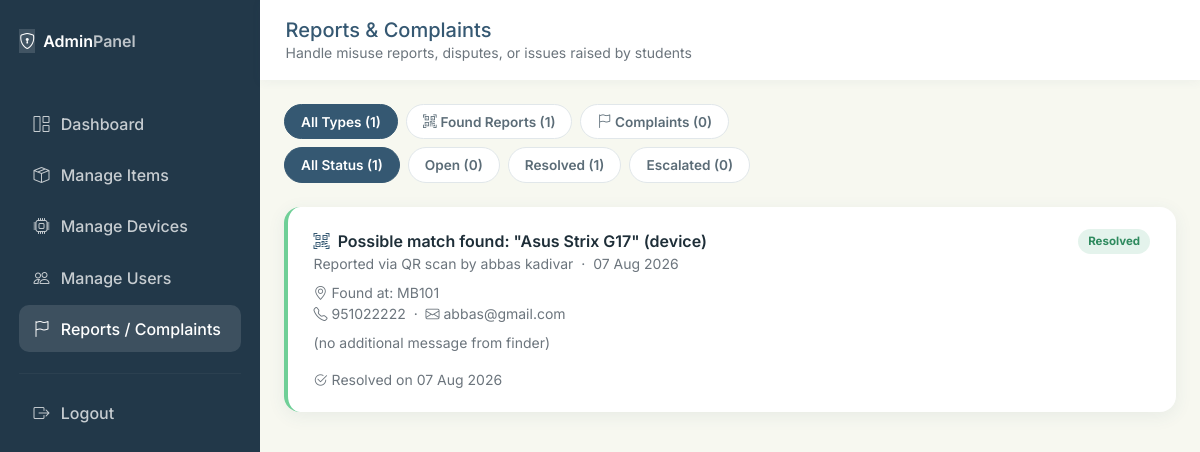
Screenshot of /admin/reports.php (signed in) with the database file from the repository.
### tables this page shows
CREATE TABLE `reports` (
  `id` int(11) NOT NULL,
  `user_id` int(11) DEFAULT NULL,
  `item_id` int(11) DEFAULT NULL,
  `device_id` int(11) DEFAULT NULL,
  `type` enum('complaint','found_alert') NOT NULL DEFAULT 'complaint',
  `finder_name` varchar(150) DEFAULT NULL,
  `subject` varchar(150) NOT NULL,
  `message` text NOT NULL,
  `finder_contact` varchar(150) DEFAULT NULL,
  `finder_email` varchar(150) DEFAULT NULL,
  `found_location` varchar(255) DEFAULT NULL,
  `status` enum('open','resolved','escalated') NOT NULL DEFAULT 'open',
  `resolved_at` timestamp NULL DEFAULT NULL,
  `created_at` timestamp NOT NULL DEFAULT current_timestamp()
);

### admin/reports.php (the view, shortened to what this page needs)
<?php
require_once __DIR__ . '/../includes/db.php';
$filter = $_GET['status'] ?? 'all';
$typeFilter = $_GET['type'] ?? 'all';
$reports = [];
$counts = ['all_count' => 0, 'open_count' => 0, 'resolved_count' => 0, 'escalated_count' => 0, 'complaint_count' => 0, 'found_alert_count' => 0];
try {
    $sql = "SELECT reports.*, users.full_name AS filer, items.item_name
        FROM reports
        LEFT JOIN users ON reports.user_id = users.id
        LEFT JOIN items ON reports.item_id = items.id
        WHERE 1=1";
    $params = [];
    $sql .= " ORDER BY reports.created_at DESC";
    $stmt = $pdo->prepare($sql);
    $stmt->execute($params);
    $reports = $stmt->fetchAll();
    $counts = $pdo->query("SELECT
        COUNT(*) AS all_count,
        SUM(CASE WHEN status = 'open' THEN 1 ELSE 0 END) AS open_count,
        SUM(CASE WHEN status = 'resolved' THEN 1 ELSE 0 END) AS resolved_count,
        SUM(CASE WHEN status = 'escalated' THEN 1 ELSE 0 END) AS escalated_count,
        SUM(CASE WHEN type = 'complaint' THEN 1 ELSE 0 END) AS complaint_count,
        SUM(CASE WHEN type = 'found_alert' THEN 1 ELSE 0 END) AS found_alert_count
        FROM reports")->fetch();
} catch (PDOException $e) {
    $db_setup_error = "Couldn't load reports — your `reports` table may be missing or out of date. Re-import database/schema.sql to update it, then refresh this page.";
}
?>
<!DOCTYPE html>
<html lang="en">
<head>
<link href="https://cdn.jsdelivr.net/npm/bootstrap@5.3.3/dist/css/bootstrap.min.css" rel="stylesheet">
<link href="https://cdn.jsdelivr.net/npm/bootstrap-icons@1.11.3/font/bootstrap-icons.css" rel="stylesheet">
<link href="../assets/css/style.css" rel="stylesheet">
</head>
<body style="background:var(--paper)">
<div class="d-flex">
  <div class="dash-sidebar admin-sidebar" style="width:260px; flex-shrink:0;">
    <div class="d-flex align-items-center gap-2 mb-5">
      <span class="brand-tag"><i class="bi bi-shield-lock"></i></span>
      <span class="fw-semibold">Admin<span style="opacity:.7">Panel</span></span>
    </div>
    <nav class="nav flex-column">
      <a class="nav-link" href="dashboard.php"><i class="bi bi-grid-1x2"></i> Dashboard</a>
      <a class="nav-link" href="manage_items.php"><i class="bi bi-box-seam"></i> Manage Items</a>
      <a class="nav-link" href="manage_devices.php"><i class="bi bi-cpu"></i> Manage Devices</a>
      <a class="nav-link" href="users.php"><i class="bi bi-people"></i> Manage Users</a>
      <a class="nav-link active" href="reports.php"><i class="bi bi-flag"></i> Reports / Complaints</a>
      <hr style="border-color:rgba(255,255,255,0.15)">
      <a class="nav-link" href="../logout.php"><i class="bi bi-box-arrow-right"></i> Logout</a>
    </nav>
  </div>
  <div class="flex-grow-1">
    <div class="dash-topbar">
      <div>
        <h5 class="mb-0" style="color:var(--deep)">Reports &amp; Complaints</h5>
        <div class="text-secondary small">Handle misuse reports, disputes, or issues raised by students</div>
      </div>
    </div>
    <div class="container-fluid p-4">
      <div class="d-flex flex-wrap gap-2 mb-2">
        <a class="filter-pill <?php echo $typeFilter === 'all' ? 'active' : ''; ?>" href="?<?php echo http_build_query(array_filter(['status' => $filter !== 'all' ? $filter : null])); ?>">All Types (<?php echo (int)$counts['all_count']; ?>)</a>
        <a class="filter-pill <?php echo $typeFilter === 'found_alert' ? 'active' : ''; ?>" href="?<?php echo http_build_query(array_filter(['status' => $filter !== 'all' ? $filter : null, 'type' => 'found_alert'])); ?>"><i class="bi bi-qr-code-scan me-1"></i>Found Reports (<?php echo (int)$counts['found_alert_count']; ?>)</a>
        <a class="filter-pill <?php echo $typeFilter === 'complaint' ? 'active' : ''; ?>" href="?<?php echo http_build_query(array_filter(['status' => $filter !== 'all' ? $filter : null, 'type' => 'complaint'])); ?>"><i class="bi bi-flag me-1"></i>Complaints (<?php echo (int)$counts['complaint_count']; ?>)</a>
      </div>
      <div class="d-flex flex-wrap gap-2 mb-4">
        <a class="filter-pill <?php echo $filter === 'all' ? 'active' : ''; ?>" href="?<?php echo http_build_query(array_filter(['type' => $typeFilter !== 'all' ? $typeFilter : null])); ?>">All Status (<?php echo (int)$counts['all_count']; ?>)</a>
        <a class="filter-pill <?php echo $filter === 'open' ? 'active' : ''; ?>" href="?<?php echo http_build_query(array_filter(['status' => 'open', 'type' => $typeFilter !== 'all' ? $typeFilter : null])); ?>">Open (<?php echo (int)$counts['open_count']; ?>)</a>
        <a class="filter-pill <?php echo $filter === 'resolved' ? 'active' : ''; ?>" href="?<?php echo http_build_query(array_filter(['status' => 'resolved', 'type' => $typeFilter !== 'all' ? $typeFilter : null])); ?>">Resolved (<?php echo (int)$counts['resolved_count']; ?>)</a>
        <a class="filter-pill <?php echo $filter === 'escalated' ? 'active' : ''; ?>" href="?<?php echo http_build_query(array_filter(['status' => 'escalated', 'type' => $typeFilter !== 'all' ? $typeFilter : null])); ?>">Escalated (<?php echo (int)$counts['escalated_count']; ?>)</a>
      </div>
      <?php foreach ($reports as $r): ?>
        <div class="complaint-card <?php echo $r['status']; ?>">
          <div class="d-flex justify-content-between align-items-start flex-wrap gap-2 mb-2">
            <div>
              <div class="fw-semibold" style="color:var(--ink)">
                <?php if ($r['type'] === 'found_alert'): ?>
                  <i class="bi bi-qr-code-scan me-1" style="color:var(--deep)"></i>
                <?php endif; ?>
                <?php echo htmlspecialchars($r['subject']); ?><?php echo ($r['type'] === 'complaint' && $r['item_name']) ? ' — ' . htmlspecialchars($r['item_name']) : ''; ?>
              </div>
              <div class="text-secondary small">
                <?php if ($r['type'] === 'found_alert'): ?>
                  Reported via QR scan by <?php echo htmlspecialchars($r['finder_name'] ?: 'unnamed finder'); ?>
                <?php else: ?>
                  Filed by <?php echo htmlspecialchars($r['filer'] ?? 'Unknown'); ?>
                <?php endif; ?>
                &nbsp;·&nbsp; <?php echo date('d M Y', strtotime($r['created_at'])); ?>
              </div>
            </div>
            <span class="complaint-tag tag-<?php echo $r['status']; ?>"><?php echo ucfirst($r['status']); ?></span>
          </div>
          <?php if ($r['type'] === 'found_alert'): ?>
            <div class="text-secondary small mb-2">
              <?php if ($r['found_location']): ?><i class="bi bi-geo-alt"></i> Found at: <?php echo htmlspecialchars($r['found_location']); ?><br><?php endif; ?>
              <?php if ($r['finder_contact']): ?><i class="bi bi-telephone"></i> <?php echo htmlspecialchars($r['finder_contact']); ?><?php endif; ?>
              <?php if ($r['finder_email']): ?> &nbsp;·&nbsp; <i class="bi bi-envelope"></i> <?php echo htmlspecialchars($r['finder_email']); ?><?php endif; ?>
            </div>
          <?php endif; ?>
          <p class="text-secondary small mb-3"><?php echo nl2br(htmlspecialchars($r['message'])); ?></p>
          <?php if ($r['status'] === 'resolved'): ?>
            <div class="text-secondary small"><i class="bi bi-check2-circle me-1"></i>Resolved on <?php echo date('d M Y', strtotime($r['resolved_at'])); ?></div>
          <?php endif; ?>
        </div>
      <?php endforeach; ?>
    </div>
  </div>
</div>
</body>
</html>

### assets/css/style.css (style rules this page uses)
:root { --deep: #355872; --mid: #7AAACE; --light: #9CD5FF; --paper: #F7F8F0; --ink: #1E2E38; --ink-soft: #5B6C77; --white: #FFFFFF; --radius-sm: 10px; --radius-md: 16px; --radius-lg: 26px; --shadow-soft: 0 10px 30px rgba(53, 88, 114, 0.10); --shadow-card: 0 4px 18px rgba(53, 88, 114, 0.08); --font-display: 'Fraunces', 'Georgia', serif; --font-body: 'Inter', -apple-system, Segoe UI, sans-serif; }
* { box-sizing: border-box; }
body { font-family: var(--font-body); background: var(--paper); color: var(--ink); -webkit-font-smoothing: antialiased; }
a { color: var(--deep); text-decoration: none; }
.dash-sidebar { background: var(--deep); min-height: 100vh; color: var(--white); padding: 1.8rem 1.2rem; }
.dash-sidebar .brand-tag { background: rgba(255,255,255,0.14); }
.dash-sidebar .nav-link { color: rgba(255,255,255,0.75); font-weight: 500; padding: 0.7rem 0.9rem; border-radius: 10px; margin-bottom: 0.3rem; display: flex; align-items: center; gap: 0.7rem; }
.dash-sidebar .nav-link.active, .dash-sidebar .nav-link:hover { background: rgba(255,255,255,0.12); color: var(--white); }
.dash-topbar { background: var(--white); padding: 1.1rem 1.6rem; box-shadow: 0 2px 10px rgba(53,88,114,0.05); display: flex; justify-content: space-between; align-items: center; }
.admin-sidebar { background: #223849; }
.admin-sidebar .nav-link.active, .admin-sidebar .nav-link:hover { background: rgba(255,255,255,0.12); color: var(--white); }
.complaint-card { background: var(--white); border-radius: var(--radius-md); box-shadow: var(--shadow-card); padding: 1.4rem 1.6rem; margin-bottom: 1rem; border-left: 4px solid var(--mid); }
.complaint-card.resolved { border-left-color: #6FCF97; }

### admin/reports.php (style rules this page uses)
.filter-pill { border: 1.5px solid #E1E7EA; background: var(--white); color: var(--ink-soft); font-weight: 600; font-size: 0.85rem; padding: 0.4rem 1rem; border-radius: 30px; text-decoration: none; display: inline-block; }
.filter-pill.active, .filter-pill:hover { background: var(--deep); color: var(--white); border-color: var(--deep); }
.complaint-tag { font-size: 0.72rem; font-weight: 700; padding: 0.25rem 0.65rem; border-radius: 20px; }
.tag-resolved { background: rgba(76,175,131,0.15); color: #2E8A5E; }

### rows the page displays
reports: type "found_alert" (drawn), subject "Possible match found: \"Asus Strix G17\" (device)", finder_name "abbas kadivar", created_at "07 Aug 2026", status "Resolved", found_location "MB101", finder_contact "951022222", finder_email "abbas@gmail.com", message "(no additional message from finder)", resolved_at "07 Aug 2026"

### other values shown
$counts['all_count'] "1"
$counts['found_alert_count'] "1"
$counts['complaint_count'] "0"
$counts['open_count'] "0"
$counts['resolved_count'] "1"
$counts['escalated_count'] "0"
